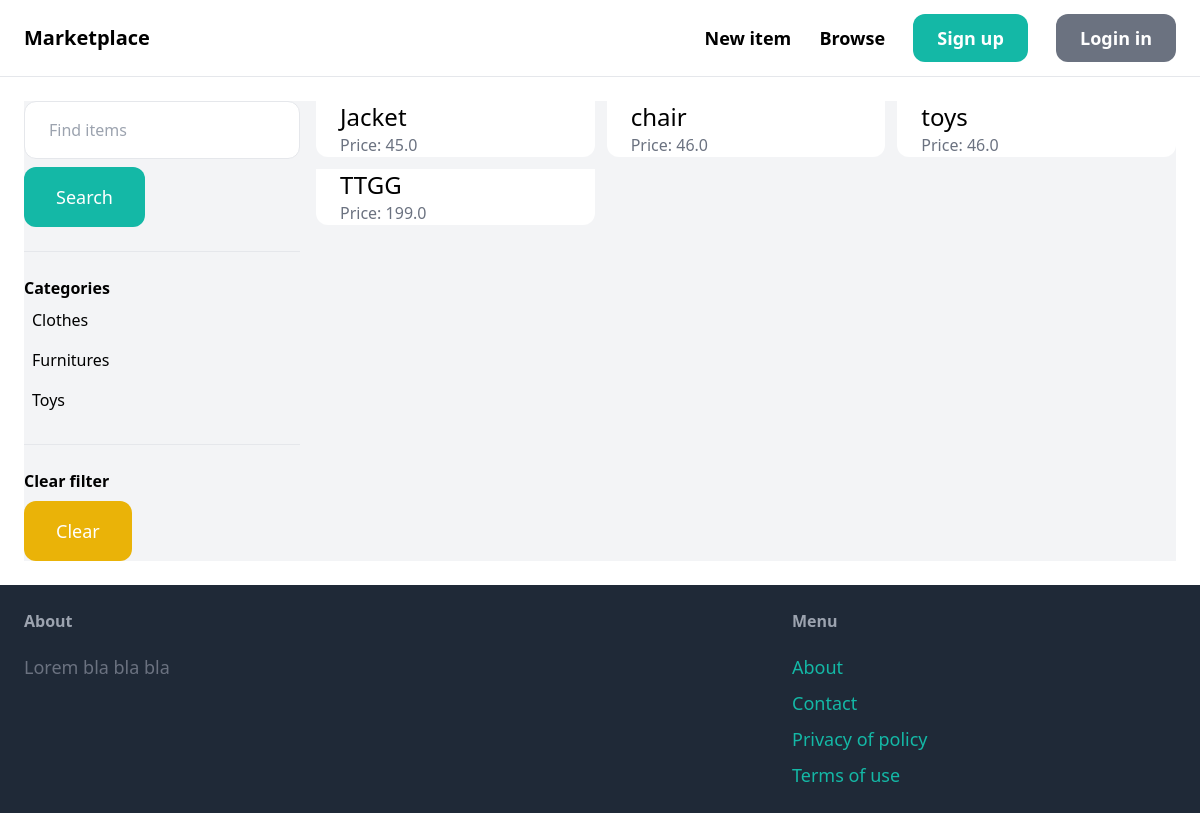
The app's page /items/ with its own data.
### items_app/models.py (models this page shows, shortened)
class Category(models.Model):
    name = models.CharField(max_length=255)
    class Meta:
        ordering = ['name', ]
        verbose_name_plural = 'Categories'

class Item(models.Model):
    category = models.ForeignKey(Category, related_name='items', on_delete=models.CASCADE)
    name = models.CharField(max_length=255)
    description = models.TextField(blank=True, null=True)
    price = models.FloatField()
    image = models.ImageField(upload_to='item_images', blank=True, null=True)
    is_sold = models.BooleanField(default=False)
    created_by = models.ForeignKey(User, related_name='items', on_delete=models.CASCADE)
    created_at = models.DateTimeField(auto_now_add=True)
    def __str__(self):
            return self.name

### items_app/views.py (the view)
# urls.py: path("", views.items, name="items"),
def items(request):
    query = request.GET.get("query", "")
    category_id = request.GET.get("category", None)
    categories = Category.objects.all()
    items = Item.objects.filter(is_sold=False)
    print(items)
    if category_id:
        items = items.filter(category_id=category_id)
    if query:
        items = items.filter(Q(name__icontains=query) | Q(description__icontains=query))
    return render(request, "item/items.html", {"items": items, "query": query, "categories": categories, "category_id": category_id})

### items_app/templates/item/items.html (shortened to what this page needs)
{% extends "core/base.html" %}
{% block content %}
  <div class="gb-6 grid grid-cols-4 gap-4 bg-gray-100">
    <div class="col-span-1">
      <form method="get" action="{% url 'items_app:items' %}">
        <input name="query"
               class="w-full py-4 px-6 border rounded-xl"
               type="text"
               value="{{ query }}"
               placeholder="Find items" />
        <button class="mt-2 py-4 px-8 text-lg bg-teal-500 text-white rounded-xl">Search</button>
      </form>
      <hr class="my-6" />
      <p class="font-semibold">Categories</p>
      <ul>
        {% for category in categories %}
          <li class="py-2 px-2 rounded-xl {% if category.id == category_id %}bg-gray-200{% endif %}">
            <a href="{% url 'items_app:items' %}?query={{ query }}&category={{ category.id }}">{{ category.name }}</a>
          </li>
        {% endfor %}
      </ul>
      <hr class="my-6" />
      <p class="font-semibold">Clear filter</p>
      <ul>
        <li>
          <a href="{% url 'items_app:items' %}"
             class="mt-2 py-4 px-8 inline-block bg-yellow-500 text-lg rounded-xl text-white">Clear</a>
        </li>
      </ul>
    </div>
    <div class="col-span-3">
      <div class="grid grid-cols-3 gap-3">
        {% for item in items %}
          <div>
            <a href="{% url 'items_app:detail' item.id %}">
              <div class="px-6 bg-white rounded-b-xl">
                <h2 class="text-2xl">{{ item.name }}</h2>
                <p class="text-gray-500">Price: {{ item.price }}</p>
              </div>
            </a>
          </div>
        {% endfor %}
      </div>
    </div>
  </div>
{% endblock content %}

### core_app/templates/core/base.html (shortened to what this page needs)
<html lang="en">
  <head>
    <script src="https://cdn.tailwindcss.com"></script>
  </head>
  <body>
    <nav class="px-6 py-6 flex justify-between items-center border-b border-gray-200">
      <a href="/" class="text-xl font-semibold">Marketplace</a>
      <div class="space-x-6">
        <a href="{% url 'items_app:new' %}" class="text-lg font-semibold hover:text-gray-500">New item</a>
        <a href="{% url 'items_app:items' %}" class="text-lg font-semibold hover:text-gray-500">Browse</a>
        {% if request.user.is_authenticated %}
          <a href="{% url 'conversation_app:inbox' %}" class="px-6 py-3 text-lg font-semibold bg-teal-500 text-white rounded-xl hover:bg-teal-700">Inbox</a>
          <a href="{% url 'dashboard_app:index' %}" class="px-6 py-3 text-lg font-semibold bg-gray-500 text-white rounded-xl hover:bg-teal-700">Dashboard</a>
        {% else %}
          <a href="{% url 'core_app:signup' %}" class="px-6 py-3 text-lg font-semibold bg-teal-500 text-white rounded-xl hover:bg-teal-700">Sign up</a>
          <a href="{% url 'core_app:login' %}" class="px-6 py-3 text-lg font-semibold bg-gray-500 text-white rounded-xl hover:bg-teal-700">Login in</a>
        {% endif %}
      </div>
    </nav>
    <div class="px-6 py-6">
      {% block content %}
      {% endblock %}
    </div>
    <footer class="py-6 px-6 flex justify-between bg-gray-800">
      <div class="w-2/3 pr-10">
        <h3 class="mb-5 font-semibold text-gray-400">About</h3>
        <p class="text-lg text-gray-500">Lorem bla bla bla</p>
      </div>
      <div class="w-1/3">
        <h3 class="mb-5 font-semibold text-gray-400">Menu</h3>
        <ul class="space-y-2">
          <li>
            <a href="#" class="text-lg text-teal-500 hover:text-teal-700">About</a>
          </li>
          <li>
            <a href="{% url 'core_app:contact' %}" class="text-lg text-teal-500 hover:text-teal-700">Contact</a>
          </li>
          <li>
            <a href="#" class="text-lg text-teal-500 hover:text-teal-700">Privacy of policy</a>
          </li>
          <li>
            <a href="#" class="text-lg text-teal-500 hover:text-teal-700">Terms of use</a>
          </li>
        </ul>
      </div>
    </footer>
  </body>
</html>

### records on screen
Category: name "Clothes"
Category: name "Furnitures"
Category: name "Toys"
Item: name "Jacket", price "45.0"
Item: name "chair", price "46.0"
Item: name "toys", price "46.0"
Item: name "TTGG", price "199.0"
